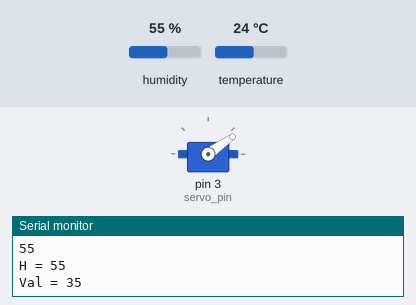
Simulated run of this sketch. Board: Arduino Uno, built with avr-gcc and run on an emulated ATmega328P. On the bench: servo, the last lines printed to the serial monitor. The test bench sets the inputs (shaded band); at power-on: humidity 55 %, temperature 24 °C.

Above: at 2.8 s.
2.9 s: humidity set to 22 %
At 5.2 s:
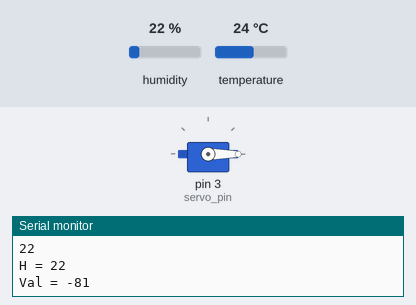
5.6 s: humidity set to 68 %
At 6.7 s:
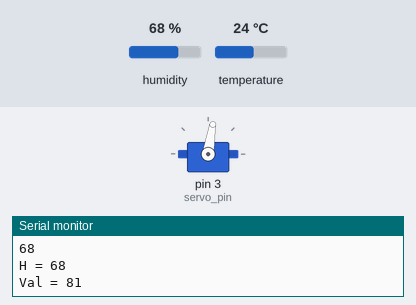
8.3 s: humidity set to 88 %
At 11.3 s:
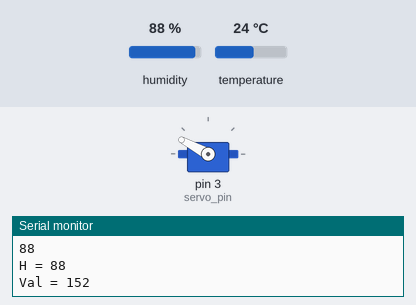
11.6 s: humidity set to 40 %
At 12.7 s:
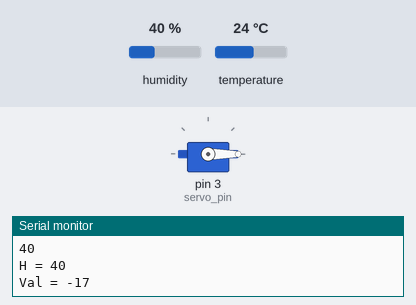
Timing chart, 0 to 14.6 s (numbered marks = the images above; inputs shaded):
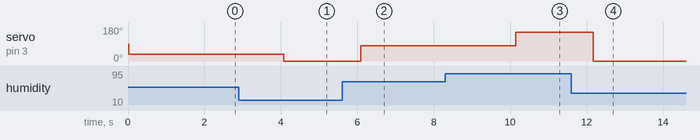

The sketch:

map_humid_to_servo.ino
```cpp
#include <dht11.h>
#include <Servo.h>

const int dht_pin = 2;
const int servo_pin = 3;
int val;

dht11 dht;
Servo myservo;

void setup() {
  // put your setup code here, to run once:
  Serial.begin(9600);
  myservo.attach(servo_pin);

}

void loop() {
  // put your main code here, to run repeatedly:
  int dhtval = dht.read(dht_pin);
  int h = dht.humidity;
  Serial.println(h);
  val = map(h, 45,90, 0, 160);
  myservo.write(val);
  Serial.print("H = ");
  Serial.print(h);
  Serial.println("   ");
  Serial.print("Val = ");
  Serial.print(val);
  Serial.println("   ");
  delay(2000);


}
```

Measured:
- after the input at 2.9 s, servo on pin 3 (servo_pin): 35° → 0° after 1.2 s
- after the input at 5.6 s, servo on pin 3 (servo_pin): 0° → 81° after 0.50 s
- after the input at 8.3 s, servo on pin 3 (servo_pin): 81° → 152° after 1.8 s
- after the input at 11.6 s, servo on pin 3 (servo_pin): 152° → 0° after 0.57 s
